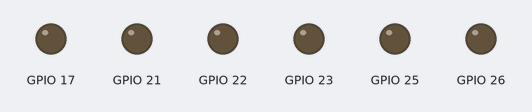
Simulated run of this sketch. Board: ESP32. Parts: output pins drawn as LEDs (lit = HIGH).

Above: at 1.5 s.
At 4.5 s:
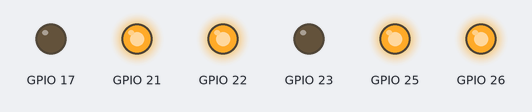
At 7.5 s:
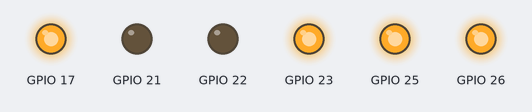
Timing chart, 0 to 11.7 s (numbered marks = the images above):
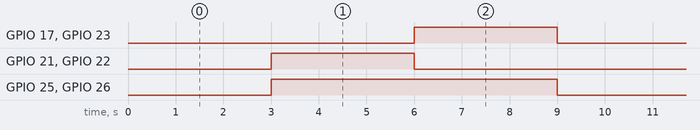

Measured:
- by itself, GPIO 17, GPIO 21–23: alternates HIGH for 3.0 s and LOW for 6.0 s
- by itself, GPIO 25, GPIO 26: alternates HIGH for 6.0 s and LOW for 3.0 s
- by itself, everything shown: repeats every 9.0 s, in 3 steps

The sketch:

101_motor_drive.ino
```cpp
// (licence header left out)
#include "TB6612Motor.h"

// A路电机 (Motor A) 핀 정의
const uint16_t PWMA = 25;
const uint16_t AIN2 = 17;
const uint16_t AIN1 = 21;
const int CHANNEL_A = 5;

// B路电机 (Motor B) 핀 정의
const uint16_t PWMB = 26;
const uint16_t BIN1 = 22;
const uint16_t BIN2 = 23;
const int CHANNEL_B = 6;


// 모터 A 인스턴스 생성
TB6612Motor motorA(PWMA, AIN1, AIN2, CHANNEL_A);

// 모터 B 인스턴스 생성
TB6612Motor motorB(PWMB, BIN1, BIN2, CHANNEL_B);


void setup() {
  // 각 모터 초기화
  motorA.begin();
  motorB.begin();
}


void loop() {
  // 1. 두 모터 모두 정지 3초
  motorA.stop();
  motorB.stop();
  delay(3000);

  // 2. 모터 역방향, 최고 속도 (-255) 3초
  motorA.control(-255);
  motorB.control(-255);
  delay(3000);

  // 3. 모터 정방향, 최고 속도 (255) 3초
  motorA.control(255);
  motorB.control(255);
  delay(3000);
}
```

TB6612Motor.cpp
```cpp
#include "TB6612Motor.h"
#include <cmath> // round 함수를 위해 필요

// 생성자
TB6612Motor::TB6612Motor(uint16_t pwmPin, uint16_t in1Pin, uint16_t in2Pin,
                         int channel, int freq, uint8_t bits)
    : _PWMPin(pwmPin), _IN1Pin(in1Pin), _IN2Pin(in2Pin),
      _channel(channel), _freq(freq), _ANALOG_WRITE_BITS(bits)
{
    // MAX_PWM 및 MIN_PWM 값 계산
    _MAX_PWM = static_cast<uint16_t>(pow(2, _ANALOG_WRITE_BITS) - 1);
    // MIN_PWM: MAX_PWM/5
    _MIN_PWM = _MAX_PWM / 5;
}

// 초기화
void TB6612Motor::begin() {
    // 제어 핀 모드 설정
    pinMode(_IN1Pin, OUTPUT);
    pinMode(_IN2Pin, OUTPUT);
    pinMode(_PWMPin, OUTPUT);

    // PWM 설정 및 핀 연결 (ESP32 LEDC)
    ledcSetup(_channel, _freq, _ANALOG_WRITE_BITS);
    ledcAttachPin(_PWMPin, _channel);

    // 초기 상태: 모터 정지
    digitalWrite(_IN1Pin, LOW);
    digitalWrite(_IN2Pin, LOW);
    ledcWrite(_channel, 0);
}

// 모터 제어
void TB6612Motor::control(float pwmInput) {
    // 부동 소수점 PWM 값을 정수로 반올림
    int pwmInt = round(pwmInput);

    if (pwmInt == 0) {
        // 정지
        stop();
        return;
    }

    if (pwmInt > 0) {
        // 정방향 (AIN1/BIN1 = LOW, AIN2/BIN2 = HIGH)
        digitalWrite(_IN1Pin, LOW);
        digitalWrite(_IN2Pin, HIGH);
        // MIN_PWM ~ MAX_PWM 범위로 제한
        ledcWrite(_channel, constrain(pwmInt, _MIN_PWM, _MAX_PWM));
    } else {
        // 역방향 (AIN1/BIN1 = HIGH, AIN2/BIN2 = LOW)
        digitalWrite(_IN1Pin, HIGH);
        digitalWrite(_IN2Pin, LOW);
        // 절대값을 취하고 MIN_PWM ~ MAX_PWM 범위로 제한
        // constrain()은 -MAX_PWM ~ -MIN_PWM으로 제한 후 음수 부호를 제거
        ledcWrite(_channel, -constrain(pwmInt, -_MAX_PWM, -_MIN_PWM));
    }
}

// 모터 정지
void TB6612Motor::stop() {
    digitalWrite(_IN1Pin, LOW);
    digitalWrite(_IN2Pin, LOW);
    ledcWrite(_channel, 0); // PWM 0
}
```

TB6612Motor.h
```cpp
#ifndef TB6612MOTOR_H
#define TB6612MOTOR_H

#include <Arduino.h>

/**
 * @brief TB6612FNG 듀얼 DC 모터 드라이버의 단일 모터 채널 제어 클래스.
 *
 * 이 클래스는 TB6612FNG 칩에 연결된 하나의 DC 모터를
 * ESP32의 PWM 기능을 이용해 제어합니다.
 */
class TB6612Motor {
public:
    /**
     * @brief TB6612Motor 클래스의 생성자.
     * @param pwmPin 모터의 PWM 제어 핀 (예: 25 또는 26)
     * @param in1Pin 모터의 입력 1 핀 (예: 21 또는 22)
     * @param in2Pin 모터의 입력 2 핀 (예: 17 또는 23)
     * @param channel ESP32 LEDC 채널 번호 (예: 5 또는 6)
     * @param freq PWM 주파수 (Hz) (기본값: 100000)
     * @param bits PWM 해상도 비트 수 (기본값: 8, 0-255)
     */
    TB6612Motor(uint16_t pwmPin, uint16_t in1Pin, uint16_t in2Pin,
                int channel, int freq = 100000, uint8_t bits = 8);

    /**
     * @brief 모터 초기 설정 (setup).
     * 핀 모드 설정 및 PWM 채널 설정을 수행합니다.
     */
    void begin();

    /**
     * @brief 모터 제어.
     * @param pwmInput 부동 소수점 PWM 값 (-MAX_PWM ~ +MAX_PWM).
     * 양수: 정방향, 음수: 역방향, 0: 정지.
     */
    void control(float pwmInput);

    /**
     * @brief 모터 정지.
     */
    void stop();

private:
    // 핀 및 채널 설정
    const uint16_t _PWMPin;
    const uint16_t _IN1Pin;
    const uint16_t _IN2Pin;
    const int _channel;

    // PWM 설정
    const int _freq;
    const uint8_t _ANALOG_WRITE_BITS;

    // PWM 값
    uint16_t _MAX_PWM;
    uint16_t _MIN_PWM;
};

#endif // TB6612MOTOR_H
```
